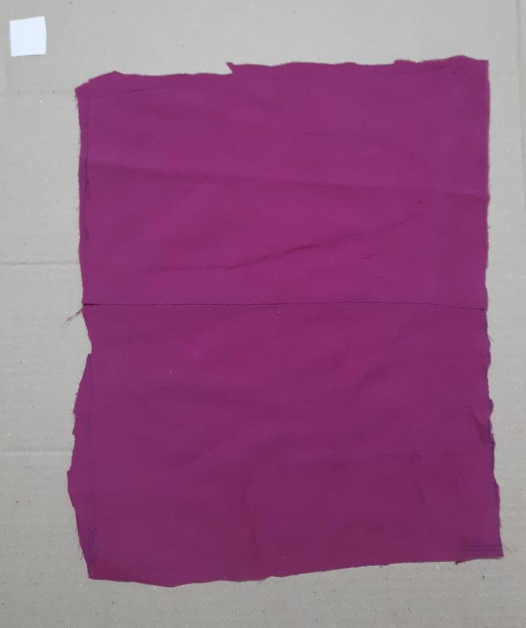
#> input picture third.jpeg, 1051 x 1255 px (shown at 1/2 size)
$ python space_object.py
#> lines starting #> are read from the running program, lines starting #| are printed output that depends on the picture; after the words box and inside, x2 and y2 are one past the last pixel; in counts of white or black regions, pixels touching at a corner belong together; long printed decimals are rounded
"""
Filename: init.py
Usage: This script will measure different objects in the frame using a reference object of known dimension.
The object with known dimension must be the leftmost object.
"""
from scipy.spatial.distance import euclidean
from imutils import perspective
from imutils import contours
import imutils
import numpy as np
import cv2


# Function to show array of images (intermediate results)
def show_images(images):
	for i, img in enumerate(images):
		cv2.imshow("image_" + str(i), img)
	cv2.waitKey(0)
	cv2.destroyAllWindows()
def crop_image(image, crop_size_cm):
    dpi = 96
    crop_size_px = int(crop_size_cm * dpi / 2.54)
    height, width = image.shape[:2]
    top = crop_size_px
    bottom = height - crop_size_px
    left = crop_size_px
    right = width - crop_size_px
    cropped_image = image[top:bottom, left:right]
    return cropped_image

image = cv2.imread('third.jpeg')
#> image is the input picture: shape (1255, 1051, 3); mean B, G, R 131.3, 93.9, 147.8
image1=np.copy(image)
gray = cv2.cvtColor(image, cv2.COLOR_BGR2GRAY)
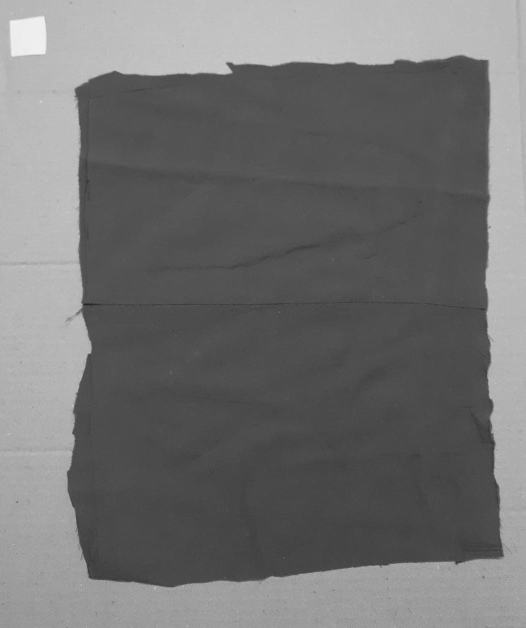
#> gray: shape (1255, 1051) (shown at 1/2 size); min 29, max 243, mean 114.3
blur = cv2.GaussianBlur(gray, (9, 9), 0)
edged = cv2.Canny(blur, 50, 100)
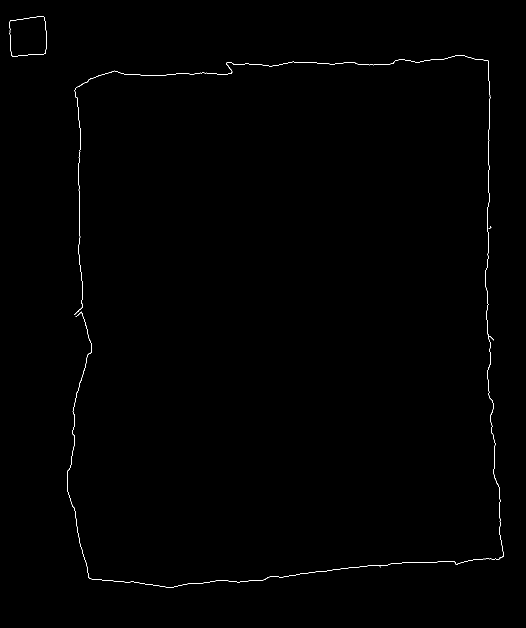
#> edged: shape (1255, 1051) (shown at 1/2 size); 0.31% white in thin lines or dots, all inside (x1, y1, x2, y2) = (19, 32, 1008, 1175)
edged = cv2.dilate(edged, None, iterations=1)
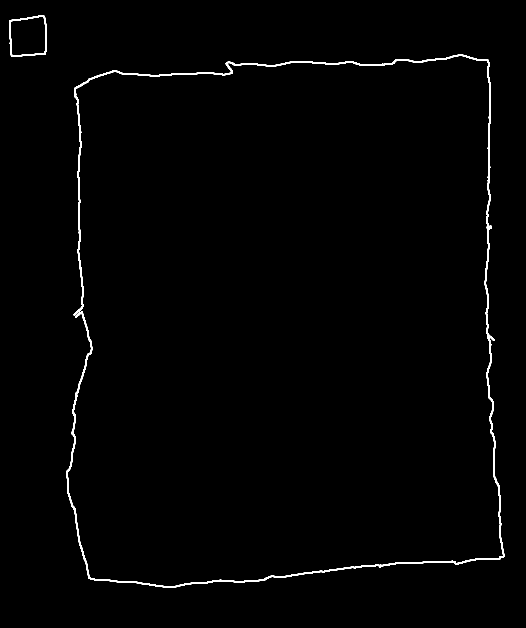
#> edged: shape (1255, 1051) (shown at 1/2 size); 1% white; 2 white regions, box (x1, y1, x2, y2) and area: (133, 109, 1009, 1176) 12565, (18, 31, 94, 114) 904
edged = cv2.erode(edged, None, iterations=1)
cnts = cv2.findContours(edged.copy(), cv2.RETR_EXTERNAL, cv2.CHAIN_APPROX_SIMPLE)
#> cnts = 2 contours; box (x1, y1, x2, y2) and area: (19, 32, 93, 113) 5206, (134, 110, 1008, 1175) 232
cnts = imutils.grab_contours(cnts)
(cnts, _) = contours.sort_contours(cnts)
cnts = [x for x in cnts if cv2.contourArea(x) > 100]
cv2.drawContours(image, cnts, -1, (0,255,0), 3)
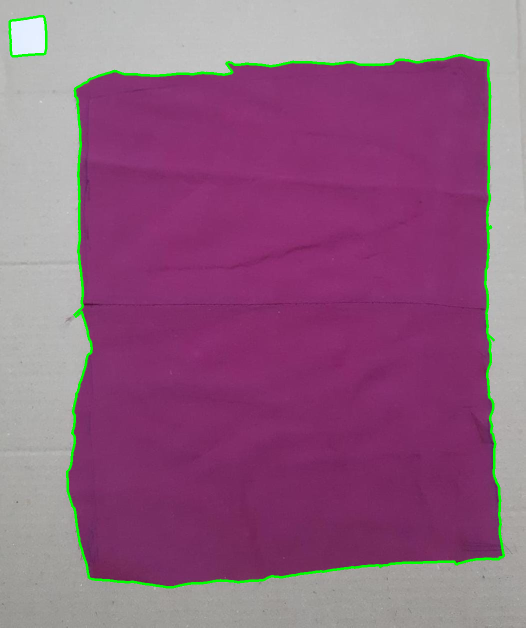
#> image: shape (1255, 1051, 3) (shown at 1/2 size); 1.53% of pixels changed, all inside (x1, y1, x2, y2) = (17, 30, 1010, 1177)
ref_object = cnts[0]
#> ref_object = contour of 63 points, box (x1, y1, x2, y2) (19, 32, 93, 113), area 5206
box = cv2.minAreaRect(ref_object)
#> box = ((55.77, 72.02), (73.94, 76.54), -4.4)
box = cv2.boxPoints(box)
#> box = [[21.85, 113], [15.98, 36.69], [89.69, 31.02], [95.56, 107.3]]
box = np.array(box, dtype="int")
#> box = [[21, 113], [15, 36], [89, 31], [95, 107]]
box = perspective.order_points(box)
#> box = [[15, 36], [89, 31], [95, 107], [21, 113]]
(tl, tr, br, bl) = box
#> tl = [15, 36]; tr = [89, 31]; br = [95, 107]; bl = [21, 113]
dist_in_pixel = euclidean(tl, tr)
#> dist_in_pixel = 74.17
dist_in_cm = 2
pixel_per_cm = dist_in_pixel/dist_in_cm
#> pixel_per_cm = 37.08
for cnt in cnts:
    rect = cv2.minAreaRect(cnt)
    (x, y), (w, h), angle = rect
    object_width = w / pixel_per_cm
    object_height = h / pixel_per_cm
    box = cv2.boxPoints(rect)
    box = np.intp(box)
    cv2.circle(image, (int(x), int(y)), 5, (0, 0, 255), -1)
    cv2.polylines(image, [box], True, (255, 0, 0), 2)

    print(object_width, object_height)
    cv2.putText(image, "{:.1f}cm".format(object_width), (int(x-10), int(y-20)), cv2.FONT_HERSHEY_SIMPLEX, 0.5, (255, 255, 0), 2)
    cv2.putText(image, "{:.1f}cm".format(object_height), (int(x-10), int(y+15)), cv2.FONT_HERSHEY_SIMPLEX, 0.5, (255, 255, 0), 2)
#> this loop made 2 passes
#> (x, y, w, h, angle, object_width, object_height, box) on passes 1 to 2: (55.77, 72.02, 73.94, 76.54, -4.4, 1.99, 2.06, [[21, 113], [15, 36], [89, 31], [95, 107]]), (559.1, 644.1, 868.1, 1046.8, -1.68, 23.41, 28.23, [[140, 1180], [109, 133], [977, 108], [1008, 1154]])
#| 1.994 2.064
#| 23.409 28.228
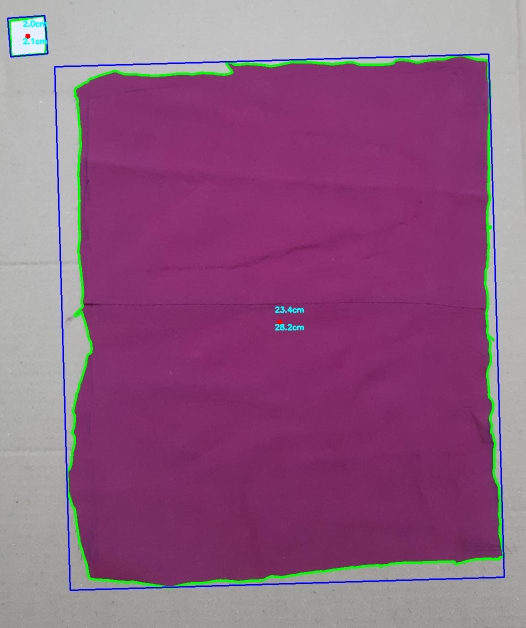
#> image: shape (1255, 1051, 3) (shown at 1/2 size); 1.06% of pixels changed, all inside (x1, y1, x2, y2) = (14, 30, 1010, 1182)


cv2.namedWindow("Resized_Window", cv2.WINDOW_NORMAL)
cv2.resizeWindow("Resized_Window", 450, 600)
cv2.imshow("Resized_Window", image)
show_images([image])
#> the loop in show_images, `for i, img in enumerate(images):` made 1 pass
cropped_image = crop_image(image1, 6)
#> in crop_image, `cropped_image = image[top:bottom, left:right]`:
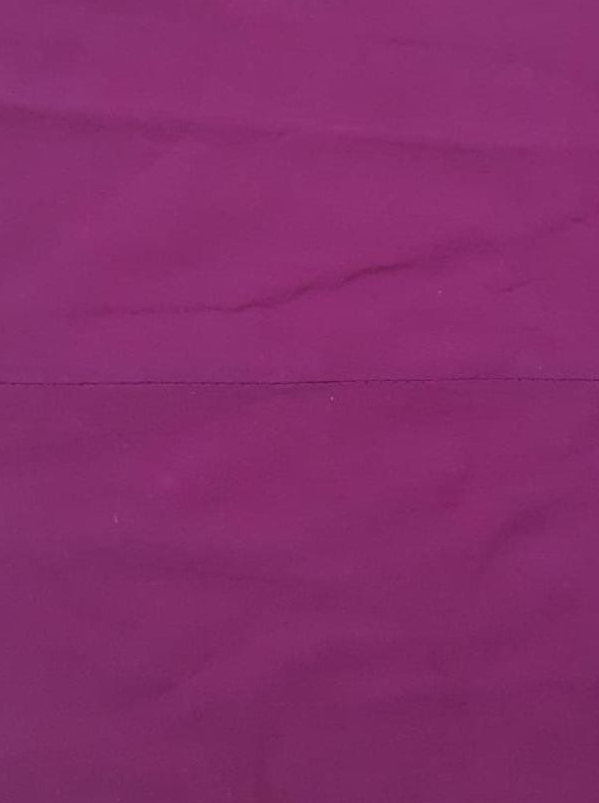
#> cropped_image: shape (803, 599, 3); mean B, G, R 107, 45.3, 133.1
output_path = 'cropped_image1.jpg'
cv2.imwrite(output_path, cropped_image)

# fig,ax=plt.subplots(2,3,figsize=(15,10))
# ax[0,0].imshow(cv2.cvtColor(image,cv2.COLOR_BGR2RGB))
# ax[0,0].set_title('Original')
#
# ax[0,1].imshow(cv2.cvtColor(hsv,cv2.COLOR_BGR2RGB))
# ax[0,1].set_title('HSV')
#
# ax[0,2].imshow(cv2.cvtColor(v,cv2.COLOR_BGR2RGB))
# ax[0,2].set_title('vlaue')
#
# ax[1,0].imshow(cv2.cvtColor(blr,cv2.COLOR_BGR2RGB))
# ax[1,0].set_title('BLUR')
#
# ax[1,1].imshow(cv2.cvtColor(dst,cv2.COLOR_BGR2RGB))
# ax[1,1].set_title('FILTER')
#
# ax[1,2].imshow(dilation,cmap='gray')
# ax[1,2].set_title('BINARY')
#
#
# fig.tight_layout()
